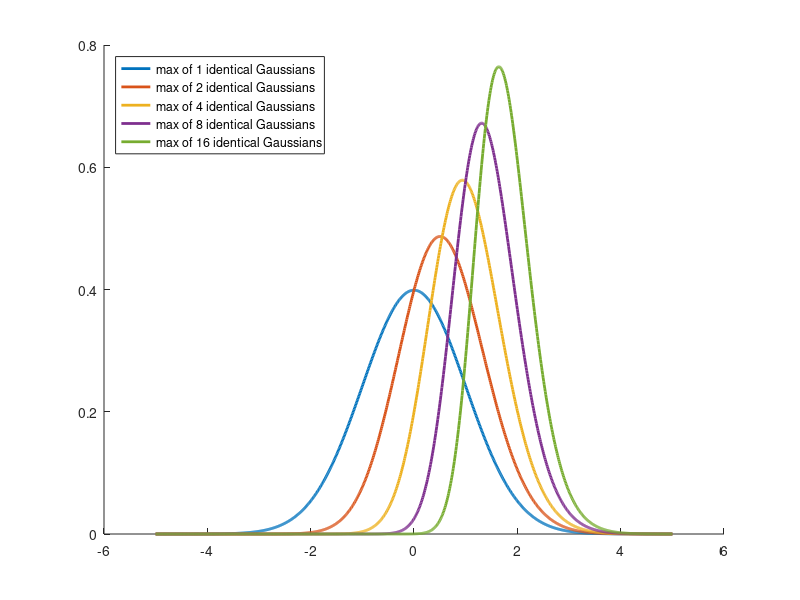

The MATLAB source for this figure:
max_m_normals = @(m,x) m * normpdf(x) .* normcdf(x).^(m-1);
x = -5:0.01:5;
y_max_1 = max_m_normals(1, x);
y_max_2 = max_m_normals(2, x);
y_max_4 = max_m_normals(4, x);
y_max_8 = max_m_normals(8, x);
y_max_16 = max_m_normals(16, x);

figure,
hold on,
plot(x, y_max_1, 'LineWidth', 2);
plot(x, y_max_2, 'LineWidth', 2);
plot(x, y_max_4, 'LineWidth', 2);
plot(x, y_max_8, 'LineWidth', 2);
plot(x, y_max_16, 'LineWidth', 2);
hold off

legend({ ...
  'max of 1 identical Gaussians',  ...
  'max of 2 identical Gaussians',  ...
  'max of 4 identical Gaussians',  ...
  'max of 8 identical Gaussians',  ...
  'max of 16 identical Gaussians', ...
  }, 'Location', 'northwest')
sum(y_max_2 .* x) / (length(y_max_2) - 1)
sum(y_max_2 .* x.^2) / (length(y_max_2) - 1)
% mean(x .* y_max_2)
% mean((x .* y_max_2).^2)
